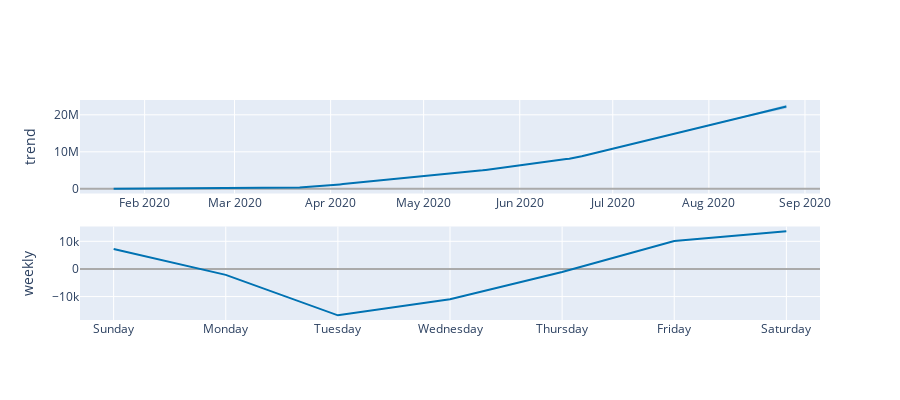

The code cell stored with this chart in its notebook:
### Code cell
from prophet.plot import plot_components_plotly

fig2 = plot_components_plotly(model, forecast)
fig2.show()

### Figure 1 — Plotly figure (JSON) as saved in the notebook; plotly's stock layout.template omitted (floating-point values rounded to 4 significant figures; data arrays with more than 128 entries replaced by an {"elided": "..."} marker saying what was removed)
{"data": [{"line": {"color": "#0072B2", "width": 2}, "mode": "lines", "name": "trend", "type": "scatter", "x": {"elided": "218 str values"}, "xaxis": "x", "y": {"elided": "218 float values"}, "yaxis": "y"}, {"line": {"color": "rgba(0, 114, 178, 0.2)", "width": 0}, "mode": "lines", "name": "trend_upper", "type": "scatter", "x": {"elided": "218 str values"}, "xaxis": "x", "y": {"elided": "218 float values"}, "yaxis": "y"}, {"fill": "tonexty", "fillcolor": "rgba(0, 114, 178, 0.2)", "line": {"color": "rgba(0, 114, 178, 0.2)", "width": 0}, "mode": "lines", "name": "trend_lower", "type": "scatter", "x": {"elided": "218 str values"}, "xaxis": "x", "y": {"elided": "218 float values"}, "yaxis": "y"}, {"line": {"color": "#0072B2", "width": 2}, "mode": "lines", "name": "weekly", "type": "scatter", "x": ["2017-01-01T00:00:00", "2017-01-02T00:00:00", "2017-01-03T00:00:00", "2017-01-04T00:00:00", "2017-01-05T00:00:00", "2017-01-06T00:00:00", "2017-01-07T00:00:00"], "xaxis": "x2", "y": [7218.0, -2144.0, -16780.0, -10990.0, -1079.0, 10100.0, 13670.0], "yaxis": "y2"}], "layout": {"height": 400, "showlegend": false, "width": 900, "xaxis": {"anchor": "y", "domain": [0, 1], "range": ["2020-01-11T03:36:00", "2020-09-05T20:24:00"], "type": "date"}, "xaxis2": {"anchor": "y2", "domain": [0, 1], "range": ["2016-12-31T16:48:00", "2017-01-07T07:12:00"], "tickformat": "%A", "type": "date"}, "yaxis": {"anchor": "x", "domain": [0.575, 1], "rangemode": "normal", "title": {"text": "trend"}, "zerolinecolor": "#AAA"}, "yaxis2": {"anchor": "x2", "domain": [0, 0.425], "title": {"text": "weekly"}, "zerolinecolor": "#AAA"}}}
